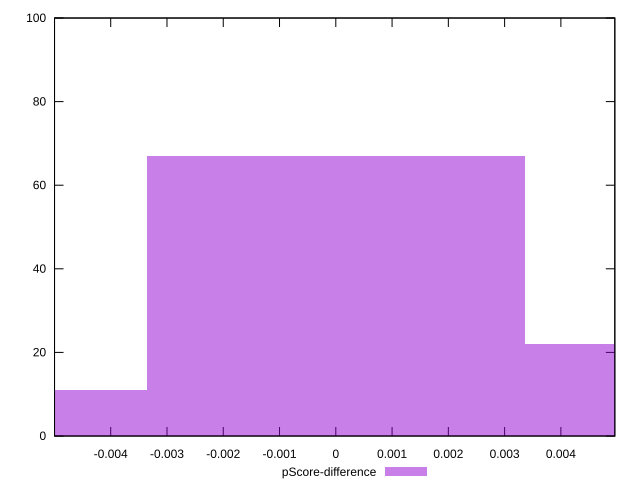

Source code (gnuplot):
reset

$pScoreDifference <<EOF
0 67
0.006724504394803449 22
-0.006724504394803449 11
EOF

set key outside below
set boxwidth 0.006724504394803449
set xrange [-0.0049983497687901:0.004958489300694091]
set yrange [0:100]
set trange [0:100]
set style fill transparent solid 0.5 noborder
set terminal svg size 640, 490 enhanced background rgb 'white'
set output "reports/report_00031_2021-02-24T23-18-18.084Z/total-blocking-time/samples/astro/pScore-difference/histogram.svg"

plot $pScoreDifference title "pScore-difference" with boxes

reset
